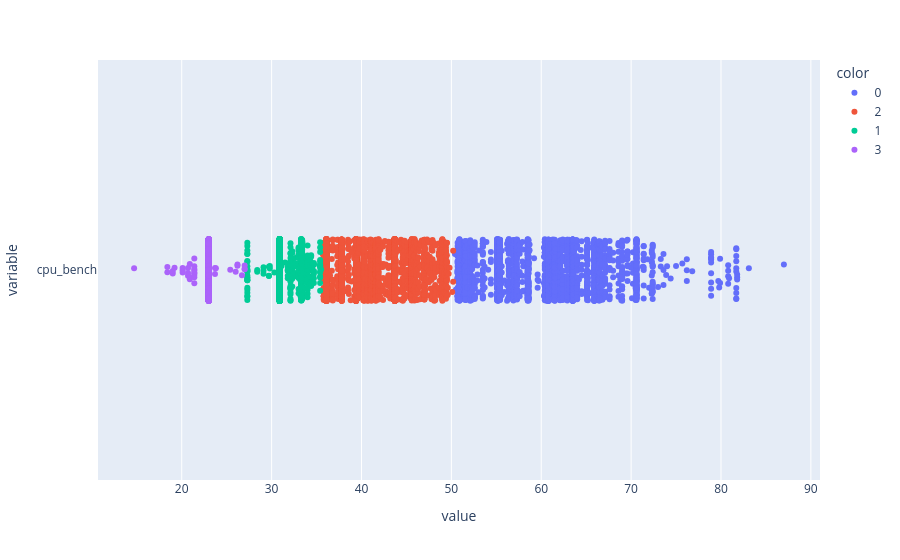

Notebook cell for this chart:
### Code cell
px.strip(X, color=labels, orientation='h', stripmode='overlay')

### Figure 1 — Plotly figure (JSON) as saved in the notebook; plotly's stock layout.template omitted (floating-point values rounded to 4 significant figures; data arrays with more than 128 entries replaced by an {"elided": "..."} marker saying what was removed)
{"data": [{"alignmentgroup": "True", "boxpoints": "all", "fillcolor": "rgba(255,255,255,0)", "hoveron": "points", "hovertemplate": "color=0<br>value=%{x}<br>variable=%{y}<extra></extra>", "legendgroup": "0", "line": {"color": "rgba(255,255,255,0)"}, "marker": {"color": "#636efa"}, "name": "0", "offsetgroup": "0", "orientation": "h", "pointpos": 0, "showlegend": true, "type": "box", "x": {"elided": "3743 float values"}, "x0": " ", "xaxis": "x", "y": {"elided": "3743 str values"}, "y0": " ", "yaxis": "y"}, {"alignmentgroup": "True", "boxpoints": "all", "fillcolor": "rgba(255,255,255,0)", "hoveron": "points", "hovertemplate": "color=2<br>value=%{x}<br>variable=%{y}<extra></extra>", "legendgroup": "2", "line": {"color": "rgba(255,255,255,0)"}, "marker": {"color": "#EF553B"}, "name": "2", "offsetgroup": "2", "orientation": "h", "pointpos": 0, "showlegend": true, "type": "box", "x": {"elided": "9250 float values"}, "x0": " ", "xaxis": "x", "y": {"elided": "9250 str values"}, "y0": " ", "yaxis": "y"}, {"alignmentgroup": "True", "boxpoints": "all", "fillcolor": "rgba(255,255,255,0)", "hoveron": "points", "hovertemplate": "color=1<br>value=%{x}<br>variable=%{y}<extra></extra>", "legendgroup": "1", "line": {"color": "rgba(255,255,255,0)"}, "marker": {"color": "#00cc96"}, "name": "1", "offsetgroup": "1", "orientation": "h", "pointpos": 0, "showlegend": true, "type": "box", "x": {"elided": "9109 float values"}, "x0": " ", "xaxis": "x", "y": {"elided": "9109 str values"}, "y0": " ", "yaxis": "y"}, {"alignmentgroup": "True", "boxpoints": "all", "fillcolor": "rgba(255,255,255,0)", "hoveron": "points", "hovertemplate": "color=3<br>value=%{x}<br>variable=%{y}<extra></extra>", "legendgroup": "3", "line": {"color": "rgba(255,255,255,0)"}, "marker": {"color": "#ab63fa"}, "name": "3", "offsetgroup": "3", "orientation": "h", "pointpos": 0, "showlegend": true, "type": "box", "x": {"elided": "2311 float values"}, "x0": " ", "xaxis": "x", "y": {"elided": "2311 str values"}, "y0": " ", "yaxis": "y"}], "layout": {"boxmode": "overlay", "legend": {"title": {"text": "color"}, "tracegroupgap": 0}, "margin": {"t": 60}, "xaxis": {"anchor": "y", "domain": [0, 1], "title": {"text": "value"}}, "yaxis": {"anchor": "x", "domain": [0, 1], "title": {"text": "variable"}}}}
